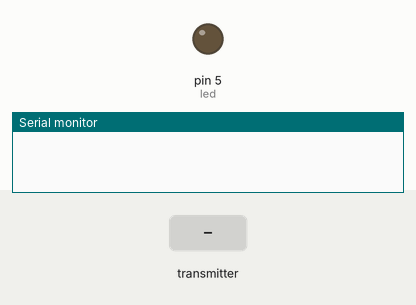
A sketch run on a simulated Arduino Uno, built with avr-gcc and run on an emulated ATmega328P. Parts: output pins drawn as LEDs (lit = HIGH), the last lines printed to the serial monitor. Inputs (shaded band) come from the test bench. No radio packets arrive unless stated.

Above: at 1.2 s.
1.3 s: the transmitter starts sending buttonState = 1
At 1.6 s:
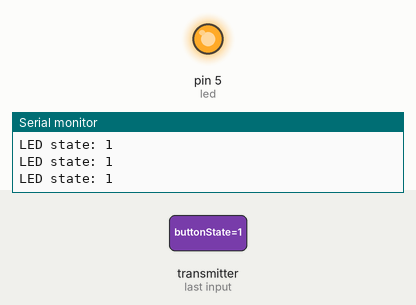
2.8 s: the transmitter starts sending buttonState = 0
At 3.8 s:
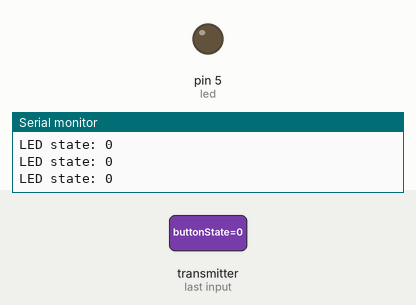
Timing chart, 0 to 5.8 s (numbered marks = the images above; inputs shaded):
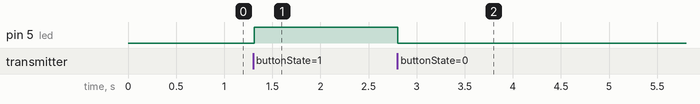

Measured:
- after the input at 1.3 s, pin 5 (led): LOW → HIGH at once
- after the input at 2.8 s, pin 5 (led): HIGH → LOW at once

The sketch:

Receiver.ino
```cpp
#include <RF24.h>      //Library for interfacing with NRF24L01 modules
#include <SPI.h>       //Library for Serial Peripheral Interface communication
#include <nRF24L01.h>  //Library for NRF24L01 module containing specific definitions for NRF24L01 module

RF24 radio(4, 2);                //Object for class RF24 and the parameters are CE(Chip Enable) and CSN(Chip Select Not)
const byte address[] = "node1";  //Address for radio communication
bool buttonState = 0;            //Declaring variable that stores state of button which will received via radio
int led = 5;                     //Setting pinmode for led

void setup() {
  Serial.begin(9600);
  radio.begin();                      //RF24 initialization
  radio.openReadingPipe(0, address);  //Configure module to receive data on pipe 0 on the address
  radio.setPALevel(RF24_PA_MIN);      //Set amplifier level to minimum
  radio.startListening();             //Configure the module to receive data instead of sending data,Setting module to receiver mode
  pinMode(led, OUTPUT);               //Setting pinmode for Led
}

void loop() {
  if (radio.available()) {                          //Decision making
    radio.read(&buttonState, sizeof(buttonState));  //Receives the "buttonState" value over RF24,Receive button state over RF24
    digitalWrite(led, buttonState);                 //Set the Led state according to the value of "buttonState"
    Serial.print("LED state: ");                    //Printing on serial monitor
    Serial.println(buttonState);                    //Printing on serial monitor
  }
  delay(10);  //Delay
}
```
